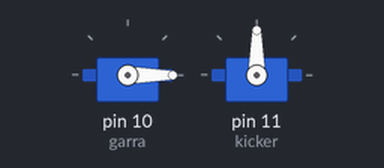
Bench run of a sketch on a simulated Arduino Uno, built with avr-gcc and run on an emulated ATmega328P. Parts: 2 × servo.

Above: at 0.05 s.
At 1.0 s:
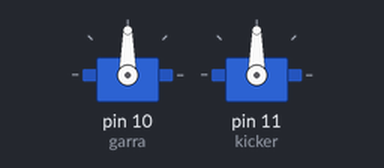
At 2.5 s:
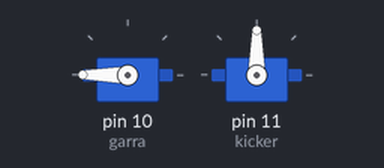
Timing chart, 0 to 5.8 s (numbered marks = the images above):
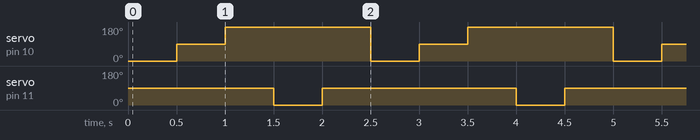

Measured:
- by itself, servo on pin 10 (garra): repeats every 2.5 s: 180° 1.5 s, 0° 0.50 s, 90° 0.50 s
- by itself, servo on pin 11 (kicker): alternates 90° for 2.0 s and 0° for 0.50 s

The sketch:

5_test_servos.ino
```cpp
#include <Servo.h>
/*
  Test de 2 servos: garra y kicker
*/
Servo garra, kicker;

void setup() {
  garra.attach(10);
  kicker.attach(11);
}

void loop() {
  // Garra abre y cierra
  garra.write(0); delay(500);
  garra.write(90); delay(500);
  garra.write(180); delay(500);

  // Kicker movimiento
  kicker.write(0); delay(500);
  kicker.write(90); delay(500);
}
```
